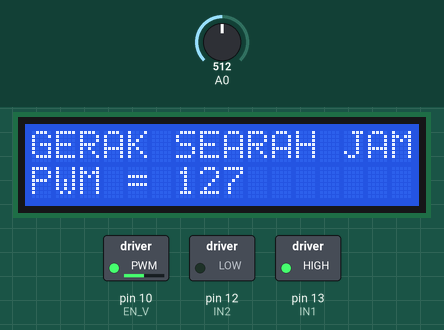
Simulated run of this sketch. Board: Arduino Uno, built with avr-gcc and run on an emulated ATmega328P. Parts: 16×2 character LCD, switched loads named in the sketch (green lamp = pin HIGH). The test bench sets the inputs (shaded band); at power-on: A0 = 512.

Above: at 2.2 s.
2.3 s: A0 set to 716
At 12.3 s:
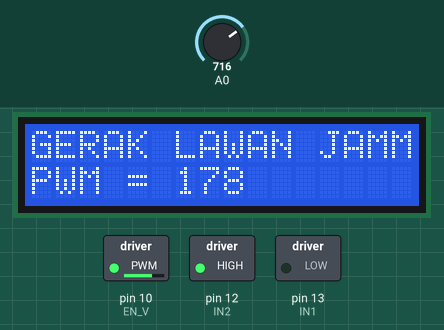
12.6 s: A0 set to 900
At 21.6 s:
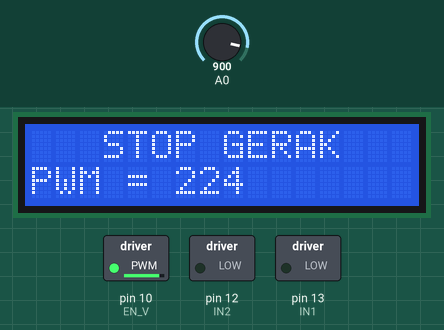
22.7 s: A0 set to 122
At 33.0 s:
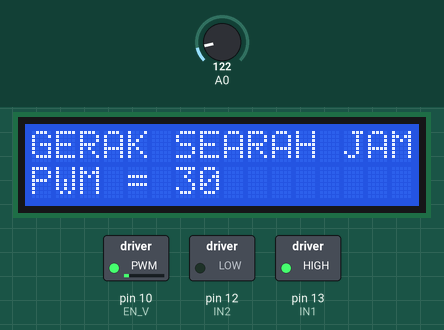
33.3 s: A0 set to 0
At 43.0 s:
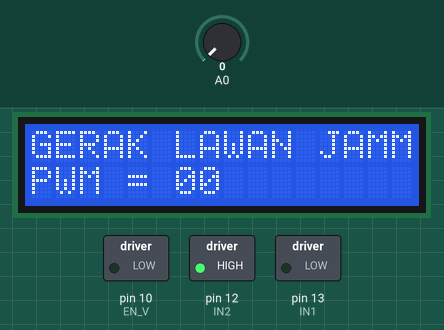
43.3 s: A0 set to 306
At 52.5 s:
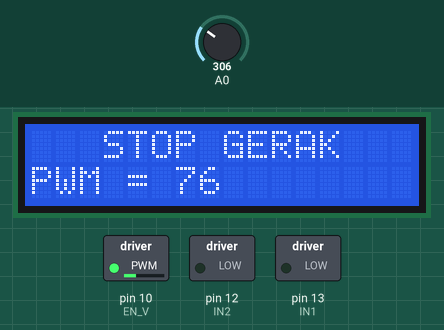
53.4 s: A0 set to 1023
At 63.9 s:
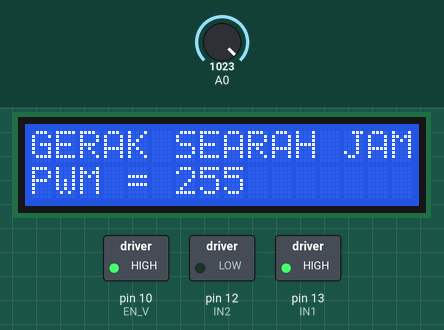
Timing chart, 0 to 104.7 s (numbered marks = the images above; inputs shaded):
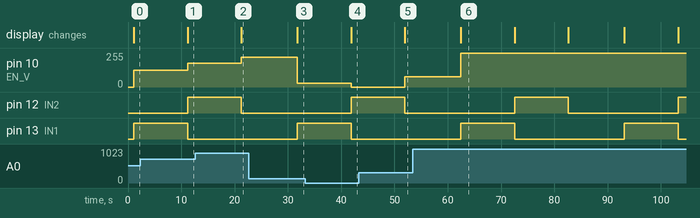

The sketch:

M9-MotorDC.ino
```cpp
#include <Wire.h>
#include <LiquidCrystal_I2C.h>

LiquidCrystal_I2C lcd(0x27,16,2); // Untuk di protheus pakai LCD Address 20 dan 27 untuk di percobaan realtimenya

const byte IN1 = 13;
const byte IN2 = 12;
const byte EN_V = 10;
int sensorValue,En_value ;

void putaran_searah_jarum_jam(){
  sensorValue = analogRead(A0);
  En_value = map(sensorValue,0,1023,0,255);
  digitalWrite(IN1,HIGH);
  digitalWrite(IN2,LOW);
  analogWrite(EN_V,En_value);
  lcd.setCursor(0,0);
  lcd.print("GERAK SEARAH JAM");
  lcd.setCursor(0,1);
  lcd.print("PWM = ");
  lcd.setCursor(6,1);
  lcd.print(En_value);
  delay(50);
}
void putaran_lawan_jarum_jam(){
  sensorValue = analogRead(A0);
  En_value = map(sensorValue,0,1023,0,255);
  digitalWrite(IN1,LOW);
  digitalWrite(IN2,HIGH);
  analogWrite(EN_V,En_value);
  lcd.setCursor(0,0);
  lcd.print("GERAK LAWAN JAM");
  lcd.setCursor(0,1);
  lcd.print("PWM = ");
  lcd.setCursor(6,1);
  lcd.print(En_value);
  delay(50);
}

void stop_putaran(){
  sensorValue = analogRead(A0);
  En_value = map(sensorValue,0,1023,0,255);
  digitalWrite(IN1,LOW);
  digitalWrite(IN2,LOW);
  analogWrite(EN_V,En_value);
  lcd.setCursor(0,0);
  lcd.print("   STOP GERAK   ");
  lcd.setCursor(0,1);
  lcd.print("PWM = ");
  lcd.setCursor(6,1);
  lcd.print(En_value);
  delay(500);
}

void setup() {
  pinMode(IN1,OUTPUT);
  pinMode(IN2,OUTPUT);
  pinMode(EN_V,OUTPUT);
  lcd.init();
  lcd.backlight();
  lcd.setCursor(0,0);
  lcd.print("----MOTOR DC----");
  lcd.setCursor(0,1);
  lcd.print("    SIMULASI    ");
  delay(1000);
  lcd.clear();
}

void loop() {
  putaran_searah_jarum_jam();
  delay(10000);
  putaran_lawan_jarum_jam();
  delay(10000);
  stop_putaran();
  delay(10000);
  lcd.clear();
}
```

Measured:
- after the input at 2.3 s, pin 10 (EN_V): 127/255 → 178/255 after 8.9 s; the display: changes after 8.9 s (image 1)
- after the input at 12.6 s, pin 10 (EN_V): 178/255 → 224/255 after 8.6 s; the display: changes after 8.7 s (image 2)
- after the input at 22.7 s, pin 10 (EN_V): 224/255 → 30/255 after 9.1 s
- after the input at 33.3 s, pin 10 (EN_V): 30/255 → 0/255 after 8.6 s; the display: changes after 8.6 s (image 4)
- after the input at 43.3 s, pin 10 (EN_V): 0/255 → 76/255 after 8.6 s; the display: changes after 8.7 s (image 5)
- after the input at 53.4 s, pin 10 (EN_V): 76/255 → 255/255 after 9.1 s
- by itself, pin 13 (IN1): alternates HIGH for 10.1 s and LOW for 20.6 s
